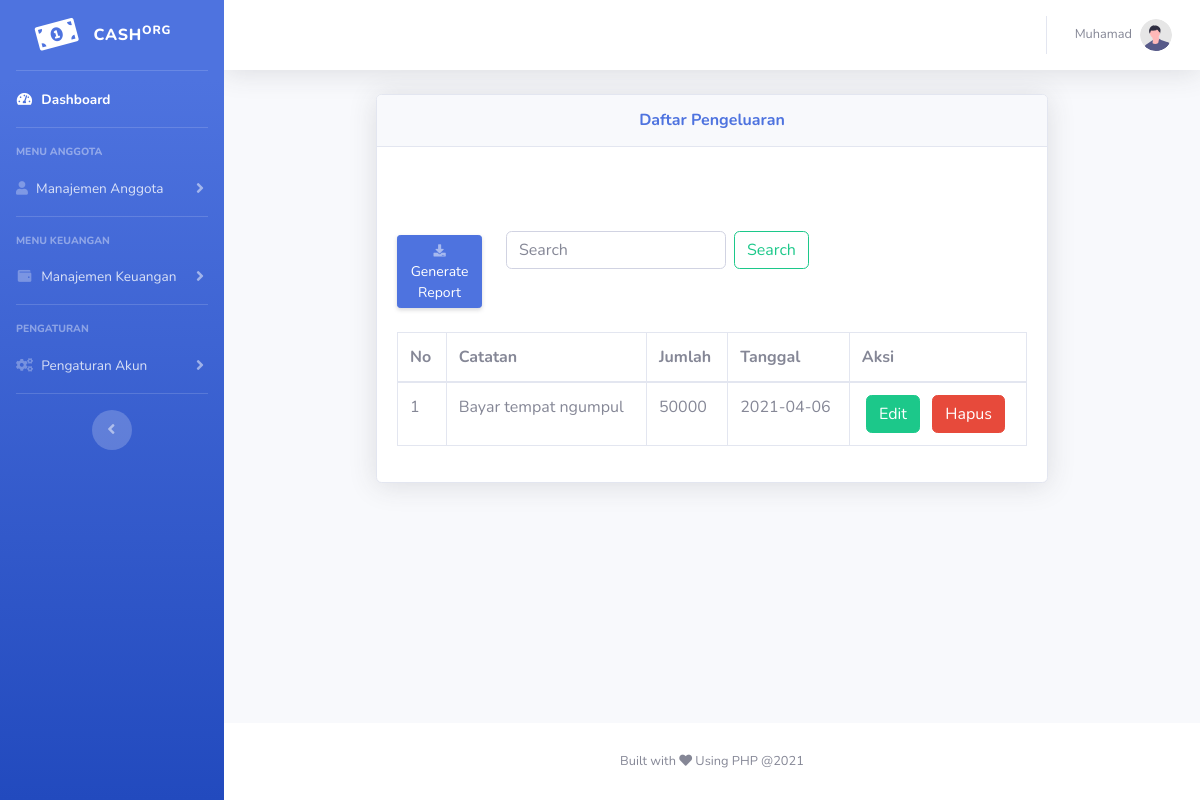
The app's page /dashboard/search_pengeluaran.php?cari=Bayar tempat ngumpul (signed in) with its own data.
### tables this page shows
CREATE TABLE `cash_catatan` (
  `id` int(11) NOT NULL,
  `catatan` varchar(255) NOT NULL,
  `nominal_uang` int(100) NOT NULL,
  `tanggal` date NOT NULL,
  `code_uniq` varchar(255) NOT NULL
);

### dashboard/search_pengeluaran.php (the view, shortened to what this page needs)
<?php
$catatan = "";
$nominal = "";
$tanggal = "";
$code  = "";
if(isset($_GET['cari']) && !empty($_GET['cari'])){
    $cari = $_GET['cari'];
    $db = database::connect();
        $query = $db->prepare("SELECT * FROM cash_catatan WHERE catatan LIKE :catatan OR nominal_uang LIKE :nominal OR tanggal LIKE :tgl");
        $query->bindValue(":catatan", "%" . $cari . "%", PDO::PARAM_STR);
        $query->bindValue(":nominal", "%" . $cari . "%", PDO::PARAM_STR);
        $query->bindValue(":tgl", "%" . $cari . "%", PDO::PARAM_STR);
        $query->execute();
            if($query->rowCount() === 1){
                $hasil = $query->fetch(PDO::FETCH_ASSOC);
                    $catatan = $hasil['catatan'];
                    $nominal = $hasil['nominal_uang'];
                    $tanggal = $hasil['tanggal'];
                    $code = $hasil['code_uniq'];
            }else{
                echo "<script>alert('Tidak Ada Data!');
                        document.location.href = 'daftar_pengeluaran.php';
                        </script>";
                    exit();
            }
}else{
    header("Location: index.php");
    exit();
}
?>
<!DOCTYPE html>
<html lang="en">
<head>
    <link href="vendor/fontawesome-free/css/all.min.css" rel="stylesheet" type="text/css">
    <link href="css/sb-admin-2.min.css" rel="stylesheet">
</head>
<body id="page-top">
    <div id="wrapper">
        <ul class="navbar-nav bg-gradient-primary sidebar sidebar-dark accordion" id="accordionSidebar">
            <a class="sidebar-brand d-flex align-items-center justify-content-center" href="index.php">
                <div class="sidebar-brand-icon rotate-n-15">
                    <i class="fas fa-money-bill-alt"></i>
                </div>
                <div class="sidebar-brand-text mx-3">Cash<sup>org</sup></div>
            </a>
            <hr class="sidebar-divider my-0">
            <li class="nav-item active">
                <a class="nav-link" href="index.php">
                    <i class="fas fa-fw fa-tachometer-alt"></i>
                    <span>Dashboard</span></a>
            </li>
            <hr class="sidebar-divider">
            <div class="sidebar-heading">
                Menu Anggota
            </div>
            <li class="nav-item">
                <a class="nav-link collapsed" href="#" data-toggle="collapse" data-target="#collapseTwo"
                    aria-expanded="true" aria-controls="collapseTwo">
                    <i class="fas fa-user fa-cog"></i>
                    <span>Manajemen Anggota</span>
                </a>
            </li>
            <hr class="sidebar-divider">
            <div class="sidebar-heading">
                Menu Keuangan
            </div>
            <li class="nav-item">
                <a class="nav-link collapsed" href="#" data-toggle="collapse" data-target="#collapsePages"
                    aria-expanded="true" aria-controls="collapsePages">
                    <i class="fas fa-fw fa-wallet"></i>
                    <span>Manajemen Keuangan</span>
                </a>
            </li>
            <hr class="sidebar-divider">
            <div class="sidebar-heading">
                Pengaturan
            </div>
            <li class="nav-item">
                <a class="nav-link collapsed" href="#" data-toggle="collapse" data-target="#collapseCon"
                    aria-expanded="true" aria-controls="collapsePages">
                    <i class="fas fa-fw fa-cogs"></i>
                    <span>Pengaturan Akun</span>
                </a>
            </li>
            <hr class="sidebar-divider d-none d-md-block">
            <div class="text-center d-none d-md-inline">
                <button class="rounded-circle border-0" id="sidebarToggle"></button>
            </div>
        </ul>
        <div id="content-wrapper" class="d-flex flex-column">
            <div id="content">
                <nav class="navbar navbar-expand navbar-light bg-white topbar mb-4 static-top shadow">
                    <ul class="navbar-nav ml-auto">
                        <li class="nav-item dropdown no-arrow">
                            <a class="nav-link dropdown-toggle" href="#" id="userDropdown" role="button"
                                data-toggle="dropdown" aria-haspopup="true" aria-expanded="false">
                                <span class="mr-2 d-none d-lg-inline text-gray-600 small"><?php echo $_SESSION['nama']; ?></span>
                                <img class="img-profile rounded-circle"
                                    src="img/undraw_profile.svg">
                            </a>
                        </li>
                    </ul>
                </nav>
                <div class="container-fluid">
                    <center>
                    <div class="col-md-9 justify-content-center">
                   <div class="card shadow mb-5">
                        <div class="card-header py-3">
                            <h6 class="m-0 font-weight-bold text-primary">Daftar Pengeluaran</h6>
                        </div>
                        <div class="card-body">
                                <div class="row mt-3">
                             <div class="col-md-2  mt-4">
                                <h7 class="m-0 font-weight-bold"></h7><br>
                                <a href="export_anggota.php" class="d-none d-sm-inline-block btn btn-sm btn-primary shadow-sm mt-1"><i class="fas fa-download fa-sm text-white-50"></i> Generate Report</a>
                             </div>
                             <div class="col-md-8 mt-5 ">
                               <form class="form-inline my-2 my-lg-0" action="cari_anggota.php" method="get" name='cari'>
                                     <input class="form-control mr-sm-2" type="search" placeholder="Search" aria-label="Search" name='cari'  required>
                                     <button class="btn btn-outline-success my-2 my-sm-0" type="submit">Search</button>
                                   </form>
                             </div>
                             </div>
                             <br>
                            <div class="table-responsive d-flex">
                                <table class="table table-bordered" id="dataTable" width="100%" cellspacing="0">
                                    <thead>
                                        <?php $no = 1; ?>
                                        <tr >
                                            <th>No</th>
                                            <th>Catatan</th>
                                            <th>Jumlah</th>
                                            <th>Tanggal</th>
                                            <th>Aksi</th>
                                        </tr>
                                    </thead>
                                    <tbody>
                                        <tr>
                                            <td><?php echo $no; ?></td>
                                            <td><?php echo $catatan; ?></td>
                                            <td><?php echo $nominal; ?></td>
                                            <td><?php echo $tanggal; ?></td>
                                            <td>&nbsp;<a href="edit_pengeluaran.php?catatan=<?php echo $code; ?>"><button type="button" class="btn btn-success">Edit</button></a>
                                                &nbsp; <a href="hapus_data.php?catatan=<?php echo $code; ?>"><button type="button" class="btn btn-danger" onclick="return confirm('Apakah Anda Yakin?')">Hapus</button></a>
                                            </td>
                                        </tr>
                                    </tbody>
                                </table>
                            </div>
                        </div>
                    </div>
                    </div>
                    </center>
                </div>
            </div>
            <footer class="sticky-footer bg-white">
                <div class="container my-auto">
                    <div class="copyright text-center my-auto">
                        <span>Built with <i class="fas fa-heart"></i> Using PHP @<?php echo date('Y'); ?></span>
                    </div>
                </div>
            </footer>
        </div>
    </div>
</body>
</html>

### records on screen
cash_catatan: catatan "Bayar tempat ngumpul", nominal_uang "50000", tanggal "2021-04-06"

### other values on screen
$_SESSION['nama'] "Muhamad"
$no "1"
